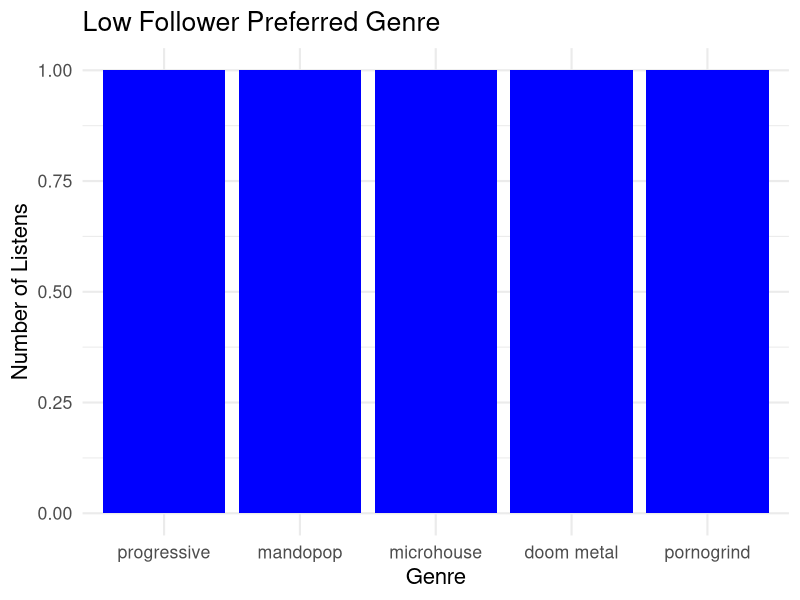
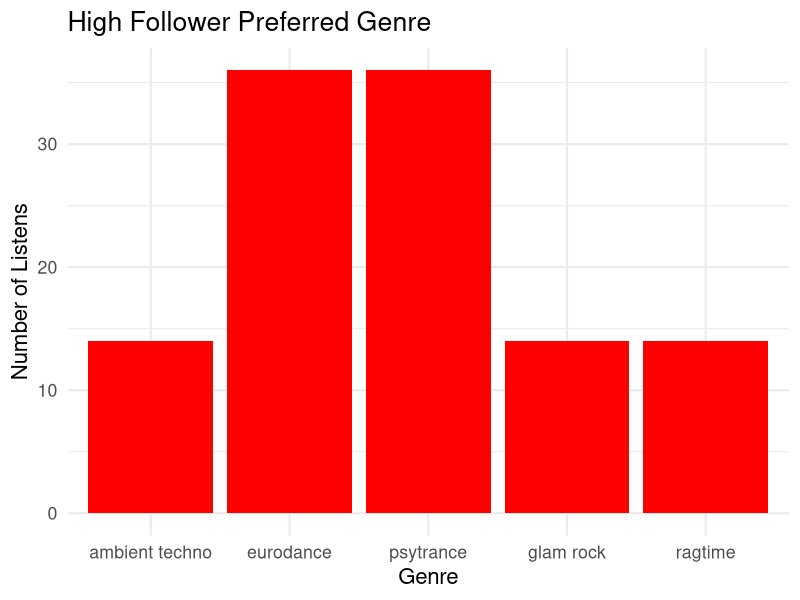

Here is the R script that generated these plots, in order:
# Greg Lynskey

rm(list= ls())
library(ggplot2)

# - Friend correlation to Music Genre
#   - Hypothesis: Do less followers lead to listening to sad music
#   - DataNeeded: Count of follow occurances (get min) vs genre

friend_genre <- read.csv("friend_genre.csv", header=TRUE)

fri_gen_df <- data.frame(
  friend_genre$follows,
  friend_genre$genrename
)
colnames(fri_gen_df) <- c("user", "genre")

follow_counter <- table(friend_genre$follows)
fc_df <- as.data.frame(follow_counter)

colnames(fc_df) <- c("User", "NumFriends")
fc_df_min <- fc_df[order(fc_df$NumFriends),]
rownames(fc_df_min) <- seq_len(nrow(fc_df_min))
fc_df_max <- fc_df[order(-fc_df$NumFriends),]
rownames(fc_df_max) <- seq_len(nrow(fc_df_max))

# Get users most listened to genres
user_top_genre <- function(u_id){
  top <- fri_gen_df[fri_gen_df$user == u_id,]
  top_counter_t <- table(top$genre)
  top_counter_df <- as.data.frame(top_counter_t)
  colnames(top_counter_df) <- c("genre", "plays")
  top_counter_df <- top_counter_df[order(-top_counter_df$plays),]
  return(top_counter_df[1:5,])
}

min1 <- user_top_genre(fc_df_min$User[1])
min2 <- user_top_genre(fc_df_min$User[2])
min3 <- user_top_genre(fc_df_min$User[3])
min4 <- user_top_genre(fc_df_min$User[4])
min5 <- user_top_genre(fc_df_min$User[5])

max1 <- user_top_genre(fc_df_max$User[1])
max2 <- user_top_genre(fc_df_max$User[2])
max3 <- user_top_genre(fc_df_max$User[3])
max4 <- user_top_genre(fc_df_max$User[4])
max5 <- user_top_genre(fc_df_max$User[5])

master_min <- rbind(min1, min2, min3, min4, min5)
master_min <- na.omit(master_min)

master_max <- rbind(max1, max2, max3, max4, max5)
master_max <- master_max[order(-master_max$plays),]
master_max <- master_max[1:5,]

p_min <- ggplot(master_min, aes(x=master_min$genre, y=master_min$plays)) +
  geom_bar(stat="identity", fill="blue")

p_min + labs(title="Low Follower Preferred Genre") +
  xlab("Genre") + ylab("Number of Listens") + theme_minimal(base_size = 16)

p_max <- ggplot(master_max, aes(x=master_max$genre, y=master_max$plays)) +
  geom_bar(stat="identity", fill="red")

p_max + labs(title="High Follower Preferred Genre") +
  xlab("Genre") + ylab("Number of Listens") + theme_minimal(base_size = 16)
